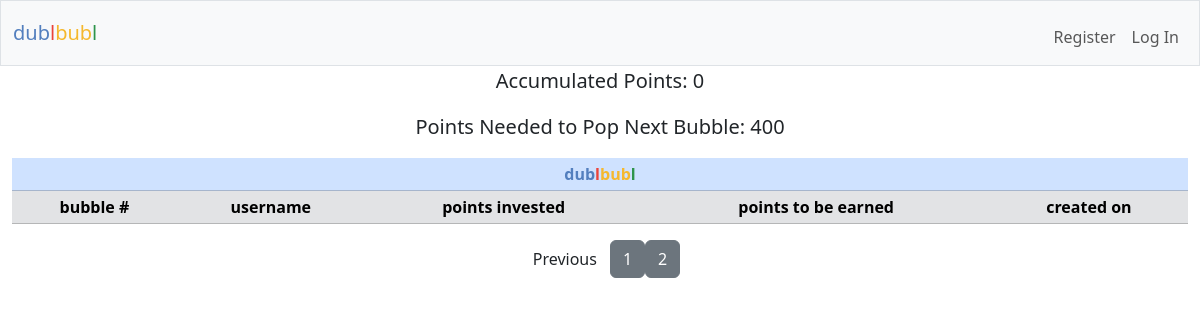
The app's page /?page=3, older data.
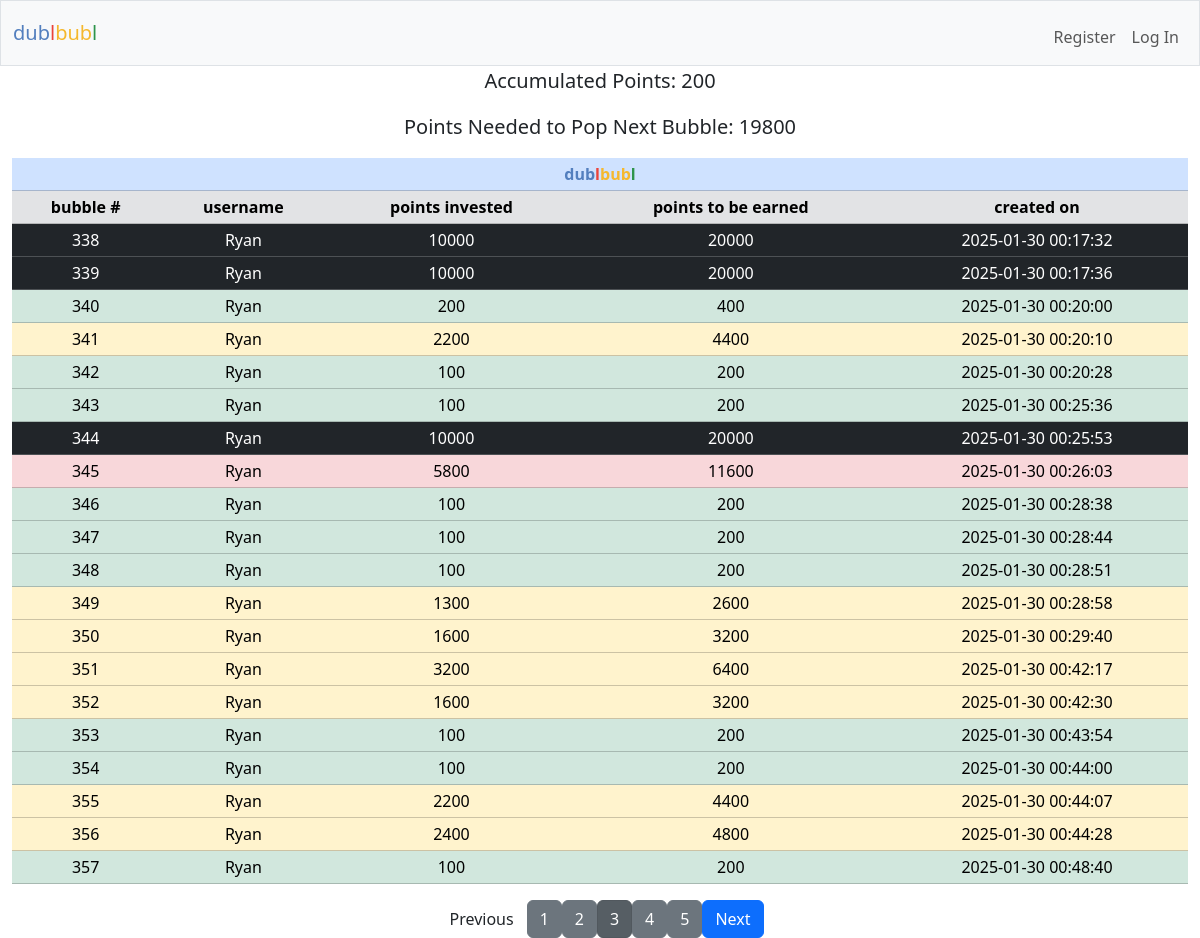
The same page, newer data.
### tables this page shows
CREATE TABLE points_tracker (
            tracker_id INTEGER PRIMARY KEY AUTOINCREMENT NOT NULL,
            current_points_in INTEGER NOT NULL,
            date_created TEXT NOT NULL        
        );

CREATE TABLE dublbubl (
    row_id INTEGER PRIMARY KEY AUTOINCREMENT NOT NULL,
    user_id INTEGER NOT NULL,
    username TEXT NOT NULL,
    points_in INTEGER NOT NULL,
    points_out INTEGER NOT NULL,
    date_created TEXT NOT NULL,        
    FOREIGN KEY (user_id) REFERENCES users(id)
    FOREIGN KEY (username) REFERENCES users(username)
);

### app.py (the view)
@app.route("/", methods=["GET", "POST"])
def index():
    try:
        dublbubl = cur.execute("SELECT * FROM dublbubl").fetchall()
        rows_per_page = 20
        page = request.args.get("page", 1, type=int)
        offset = (page - 1) * rows_per_page
        dublbubl = cur.execute("""
            SELECT * FROM dublbubl
            ORDER BY row_id ASC
            LIMIT ? OFFSET ?
        """, (rows_per_page, offset)).fetchall()
        total_rows = cur.execute("SELECT COUNT(*) FROM dublbubl").fetchone()[0]
        total_pages = (total_rows + rows_per_page - 1) // rows_per_page
        current_points_in = cur.execute("SELECT current_points_in FROM points_tracker").fetchone()
        oldest_row_points_out = cur.execute("SELECT points_out FROM dublbubl ORDER BY row_id ASC LIMIT 1").fetchone()
        user_id = session.get("user_id")
        if user_id:
            user = cur.execute("SELECT * FROM users WHERE id = ?", (user_id,)).fetchall()
            user_history = cur.execute("SELECT * FROM dublbubl_history WHERE user_id = ? ORDER BY row_id DESC LIMIT 5", (user_id,)).fetchall()
        else:
            user = None
            user_history = None
    except sqlite3.OperationalError as e:
        print("Error: dublbubl_history table does not exist, creating it.")
        init_db()
    points_in_required = oldest_row_points_out[0] - current_points_in[0]
    points = request.form.get("points")
    current_date = datetime.datetime.now().strftime("%Y-%m-%d %H:%M:%S")
    if request.method == "POST":
        if user_id is None:
            return "You must be logged in to submit points."
        if not points:
            return "No points entered"
        try:
            points = int(points)
        except ValueError:
            return "Invalid Input"
        if points is None:
            return "Invalid Input"
        elif points <= 0 or points > 10000:
            return "Points must be between 1 and 10000"
        user_id = session["user_id"]
        user = cur.execute("SELECT * FROM users WHERE id = ?", (user_id,)).fetchone()
        current_points = cur.execute("SELECT points FROM users WHERE id = ?", (user[0],)).fetchone()
        current_points = current_points[0] if current_points else 0  # Default to 0 if no value exists
        try:
            cur.execute("""
            INSERT INTO dublbubl (row_id, user_id, username, points_in, points_out, date_created)
            VALUES (?, ?, ?, ?, ?, ?)
            """, (None, user[0], user[1], points, (points * 2), current_date))
            total_points = current_points - points
            cur.execute("UPDATE users SET points = ? WHERE id = ?", (total_points, user[0]))
            con.commit()
            socketio.emit("update_point_balance", {
                "point_balance": total_points  # Emitting only the total points balance
            }, room=user[0])  # Emits only to the specific user
            print(f"Emitting update to room: {user[0]} with new balance: {total_points}")
        except Exception as e:
            print(f"Error inserting row into dublbubl: {e}")
            con.rollback()
        row_count = cur.execute("SELECT COUNT(*) FROM dublbubl").fetchone()[0]
        print(f"Number of rows in dublbubl: {row_count}")
        if row_count > 1:
            if current_points_in:
                new_points_in = current_points_in[0] + points
                cur.execute("UPDATE points_tracker SET current_points_in = ?, date_created = ?", (new_points_in, current_date))
            else:
                cur.execute("INSERT INTO points_tracker (current_points_in, date_created) VALUES (?, ?)", (points, current_date))
            con.commit()
        else:
            new_points_in = current_points_in[0] if current_points_in else 0
        oldest_row_points_out = cur.execute("SELECT points_out FROM dublbubl ORDER BY row_id ASC LIMIT 1").fetchone()
        while new_points_in >= oldest_row_points_out[0]:
            oldest_row_id = cur.execute("SELECT row_id FROM dublbubl ORDER BY row_id ASC LIMIT 1").fetchone()
            oldest_row = cur.execute("SELECT * FROM dublbubl ORDER BY row_id ASC LIMIT 1").fetchone()
            current_total_points = cur.execute("SELECT total_points_earned FROM users WHERE id = ?", (oldest_row[1],)).fetchone()
            current_total_points = current_total_points[0] if current_total_points else 0  # Default to 0 if no value exists
            points = cur.execute("SELECT points FROM users WHERE id = ?", (oldest_row[1],)).fetchone()
            points = points[0] if points else 0  # Default to 0 if no value exists
            if oldest_row:
                cur.execute("""
                INSERT INTO dublbubl_history (user_id, username, row_id, creator_id, creator_username, points_in, points_out, date_created, date_archived)
                VALUES (?, ? ,?, ?, ? ,?, ?, ?, ?)
                """, (user[0], user[1], oldest_row[0], oldest_row[1], oldest_row[2], oldest_row[3], oldest_row[4], oldest_row[5], current_date))
                con.commit()
                updated_user_history = cur.execute("""
                    SELECT * FROM dublbubl_history
                    ORDER BY row_id DESC LIMIT 5
                """).fetchall()
                socketio.emit("update_user_history", {
                    "history": [
                        {
                            "bubble_number": row[3],
                            "points_invested": row[6],
                            "points_earned": row[7],
                            "created_on": row[8],
                            "archived_on": row[9]
                        } for row in updated_user_history
                    ]
                }, room=user[0])  # Emits only to the specific user
                print(f"Emitting update to room: {user[0]} with updated user history: {oldest_row[4]}")
                total_points_earned = current_total_points + oldest_row[4]
                cur.execute("UPDATE users SET total_points_earned = ? WHERE id = ?", (total_points_earned, oldest_row[1]))
                con.commit()
                total_points = points + oldest_row[4]
                cur.execute("UPDATE users SET points = ? WHERE id = ?", (total_points, oldest_row[1]))
                con.commit()
                current_total_points = total_points_earned
                socketio.emit("update_point_balance", {
                    "username": user[1],
                    "point_balance": total_points
                }, room=user[0])  # Emits only to the specific user
                print(f"Emitting update to room: {user[0]} with new balance: {total_points}")
            cur.execute("DELETE FROM dublbubl WHERE row_id = ?", (oldest_row_id[0],))
            con.commit()
            remaining_points_in = new_points_in - oldest_row_points_out[0]
            cur.execute("UPDATE points_tracker SET current_points_in = ?, date_created = ?", (remaining_points_in, current_date))
            con.commit()
            updated_rows = cur.execute("""
                SELECT * FROM dublbubl
                ORDER BY row_id ASC
                LIMIT ? OFFSET ?
            """, (rows_per_page, offset)).fetchall()
            socketio.emit("update_table", {"rows": updated_rows, "page": page})
            new_points_in = remaining_points_in
            if row_count == 0 or new_points_in <= 0:
                break
        return redirect("/")
    else:
        return render_template('index.html', dublbubl=dublbubl, user=user, current_points_in=current_points_in, points_in_required=points_in_required, user_history=user_history, page=page, total_pages=total_pages)

### app.py (called while the page is built)
@app.after_request
def after_request(response):
    response.headers["Cache-Control"] = "no-cache, no-store, must-revalidate"
    response.headers["Expires"] = 0
    response.headers["Pragma"] = "no-cache"
    return response

### templates/index.html (shortened to what this page needs)
{% extends "layout.html" %}
{% block main %}
<figure class="text-center">
  <blockquote class="blockquote">
    <p>Accumulated Points: {{ current_points_in[0] }}</p>
    <p>Points Needed to Pop Next Bubble: {{ points_in_required }}</p>
  </blockquote>
</figure>
<table class="table table-success table-sm text-center">
  <thead class="table-primary">
    <tr class="table-primary">
      <th class="table-primary" colspan="5"><span class="blue">dub</span><span class="red">l</span><span class="yellow">bub</span><span class="green">l</span></th>
    </tr>
  </thead>
  <thead>
    <tr class="table-secondary">
      <th>bubble #</th>
      <th>username</th>
      <th>points invested</th>
      <th>points to be earned</th>
      <th>created on</th>
    </tr>
  </thead>
  <tbody id="dublbubl">
    {% for row in dublbubl %}
    <tr class="
    {% if row[3] == 10000 %}
      table-dark
    {% elif row[3] > 5000 %}
      table-danger
    {% elif row[3] > 1000 %}
      table-warning
    {% else %}
      table-success
    {% endif %}
    ">
      <td>{{ row[0] }}</td>
      <td>{{ row[2] }}</td>
      <td>{{ row[3] }}</td>
      <td>{{ row[4] }}</td>
      <td>{{ row[5] }}</td>
    </tr>
    {% endfor %}
  </tbody>
</table>
<div class="pagination d-flex justify-content-center align-items-center">
  {% if page > 1 %}
    <a href="{{ url_for('index', page=page-1) }}" class="btn btn-primaryr">Previous</a>
  {% endif %}
  {% for p in range(1, total_pages + 1) %}
    <a href="{{ url_for('index', page=p) }}" class="btn btn-secondary {% if p == page %}active{% endif %}">
      {{ p }}
    </a>
  {% endfor %}
  {% if page < total_pages %}
    <a href="{{ url_for('index', page=page+1) }}" class="btn btn-primary">Next</a>
  {% endif %}
</div>
{% endblock %}

### templates/layout.html (shortened to what this page needs)
<!DOCTYPE html>
<html lang="en">
  <head>
    <link href="https://cdn.jsdelivr.net/npm/bootstrap@5.3.3/dist/css/bootstrap.min.css" rel="stylesheet">
    <link rel="stylesheet" href="/static/style.css">
  </head>
  <body>
    <nav class="bg-light border navbar navbar-expand-md navbar-light">
      <div class="container-fluid">
          <a class="navbar-brand" href="/"><span class="blue">dub</span><span class="red">l</span><span class="yellow">bub</span><span class="green">l</span></a>
          <div class="collapse navbar-collapse" id="navbar">
              {% if session["user_id"] %}
                  <ul class="navbar-nav me-auto mt-2">
                    <li class="nav-item"><a class="nav-link" href="/leaderboard">Leaderboard</a></li>
                    <li class="nav-item"><a class="nav-link" href="/history">History</a></li>
                  </ul>
                  <ul class="navbar-nav ms-auto mt-2">
                    <li class="nav-item"><a class="nav-link" href="/account">Account</a></li>
                    <li class="nav-item"><a class="nav-link" href="/logout">Log Out</a></li>
                  </ul>
              {% else %}
                  <ul class="navbar-nav ms-auto mt-2">
                    <li class="nav-item"><a class="nav-link" href="/register">Register</a></li>
                    <li class="nav-item"><a class="nav-link" href="/login">Log In</a></li>
                  </ul>
              {% endif %}
          </div>
      </div>
  </nav>
      <main class="container-fluid">
        {% block main %}{% endblock %}
      </main>
  </body>
</html>

### static/style.css (style rules this page uses)
* { margin: 0; padding: 0; box-sizing: border-box; }
html { font-family:Arial, Helvetica, sans-serif; font-size: 1rem; }
body { height: 100vh; }
.blue { color: #537fbe; }
.red { color: #ea433b; }
.yellow { color: #f5b82e; }
.green { color: #2e944b; }

Row changes from the older to the newer data that the page shows:
changed points_tracker: current_points_in "0" → "200"
added dublbubl: row_id "338", username "Ryan", points_in "10000", points_out "20000", date_created "2025-01-30 00:17:32"
added dublbubl: row_id "339", username "Ryan", points_in "10000", points_out "20000", date_created "2025-01-30 00:17:36"
added dublbubl: row_id "340", username "Ryan", points_in "200", points_out "400", date_created "2025-01-30 00:20:00"
added dublbubl: row_id "341", username "Ryan", points_in "2200", points_out "4400", date_created "2025-01-30 00:20:10"
added dublbubl: row_id "342", username "Ryan", points_in "100", points_out "200", date_created "2025-01-30 00:20:28"
added dublbubl: row_id "343", username "Ryan", points_in "100", points_out "200", date_created "2025-01-30 00:25:36"
added dublbubl: row_id "344", username "Ryan", points_in "10000", points_out "20000", date_created "2025-01-30 00:25:53"
added dublbubl: row_id "345", username "Ryan", points_in "5800", points_out "11600", date_created "2025-01-30 00:26:03"
added dublbubl: row_id "346", username "Ryan", points_in "100", points_out "200", date_created "2025-01-30 00:28:38"
added dublbubl: row_id "347", username "Ryan", points_in "100", points_out "200", date_created "2025-01-30 00:28:44"
added dublbubl: row_id "348", username "Ryan", points_in "100", points_out "200", date_created "2025-01-30 00:28:51"
added dublbubl: row_id "349", username "Ryan", points_in "1300", points_out "2600", date_created "2025-01-30 00:28:58"
added dublbubl: row_id "350", username "Ryan", points_in "1600", points_out "3200", date_created "2025-01-30 00:29:40"
added dublbubl: row_id "351", username "Ryan", points_in "3200", points_out "6400", date_created "2025-01-30 00:42:17"
added dublbubl: row_id "352", username "Ryan", points_in "1600", points_out "3200", date_created "2025-01-30 00:42:30"
added dublbubl: row_id "353", username "Ryan", points_in "100", points_out "200", date_created "2025-01-30 00:43:54"
added dublbubl: row_id "354", username "Ryan", points_in "100", points_out "200", date_created "2025-01-30 00:44:00"
added dublbubl: row_id "355", username "Ryan", points_in "2200", points_out "4400", date_created "2025-01-30 00:44:07"
added dublbubl: row_id "356", username "Ryan", points_in "2400", points_out "4800", date_created "2025-01-30 00:44:28"
added dublbubl: row_id "357", username "Ryan", points_in "100", points_out "200", date_created "2025-01-30 00:48:40"
Text that changed along with them:
{{ points_in_required }}: "400" → "19800"
new list line: "3"
new list line: "4"
new list line: "5"
text now shown: "Next"
